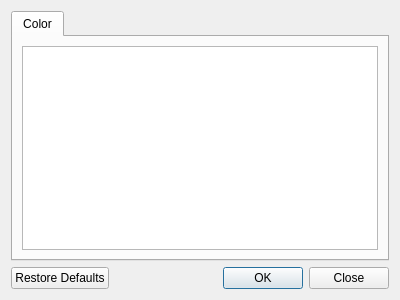
<?xml version="1.0" encoding="UTF-8"?>
<ui version="4.0">
 <class>settings_dialog</class>
 <widget class="QDialog" name="settings_dialog">
  <property name="geometry">
   <rect>
    <x>0</x>
    <y>0</y>
    <width>400</width>
    <height>300</height>
   </rect>
  </property>
  <property name="windowTitle">
   <string>Settings</string>
  </property>
  <layout class="QVBoxLayout" name="verticalLayout">
   <item>
    <widget class="QTabWidget" name="dialog_tabs">
     <property name="tabPosition">
      <enum>QTabWidget::North</enum>
     </property>
     <property name="tabShape">
      <enum>QTabWidget::Rounded</enum>
     </property>
     <property name="currentIndex">
      <number>0</number>
     </property>
     <property name="tabsClosable">
      <bool>false</bool>
     </property>
     <property name="movable">
      <bool>false</bool>
     </property>
     <property name="tabBarAutoHide">
      <bool>false</bool>
     </property>
     <widget class="QWidget" name="color">
      <attribute name="title">
       <string>Color</string>
      </attribute>
      <layout class="QVBoxLayout" name="verticalLayout_2">
       <item>
        <widget class="QTableView" name="color_table_view">
         <property name="autoFillBackground">
          <bool>true</bool>
         </property>
         <property name="alternatingRowColors">
          <bool>true</bool>
         </property>
         <property name="selectionMode">
          <enum>QAbstractItemView::SingleSelection</enum>
         </property>
         <property name="verticalScrollMode">
          <enum>QAbstractItemView::ScrollPerPixel</enum>
         </property>
         <property name="horizontalScrollMode">
          <enum>QAbstractItemView::ScrollPerPixel</enum>
         </property>
         <attribute name="horizontalHeaderCascadingSectionResizes">
          <bool>true</bool>
         </attribute>
         <attribute name="horizontalHeaderStretchLastSection">
          <bool>true</bool>
         </attribute>
         <attribute name="verticalHeaderCascadingSectionResizes">
          <bool>false</bool>
         </attribute>
        </widget>
       </item>
      </layout>
     </widget>
    </widget>
   </item>
   <item>
    <widget class="QDialogButtonBox" name="dialog_buttons">
     <property name="orientation">
      <enum>Qt::Horizontal</enum>
     </property>
     <property name="standardButtons">
      <set>QDialogButtonBox::Close|QDialogButtonBox::Ok|QDialogButtonBox::RestoreDefaults</set>
     </property>
    </widget>
   </item>
  </layout>
 </widget>
 <resources/>
 <connections>
  <connection>
   <sender>dialog_buttons</sender>
   <signal>rejected()</signal>
   <receiver>settings_dialog</receiver>
   <slot>reject()</slot>
   <hints>
    <hint type="sourcelabel">
     <x>199</x>
     <y>279</y>
    </hint>
    <hint type="destinationlabel">
     <x>199</x>
     <y>149</y>
    </hint>
   </hints>
  </connection>
  <connection>
   <sender>dialog_buttons</sender>
   <signal>accepted()</signal>
   <receiver>settings_dialog</receiver>
   <slot>accept()</slot>
   <hints>
    <hint type="sourcelabel">
     <x>199</x>
     <y>279</y>
    </hint>
    <hint type="destinationlabel">
     <x>199</x>
     <y>149</y>
    </hint>
   </hints>
  </connection>
  <connection>
   <sender>color_table_view</sender>
   <signal>doubleClicked(QModelIndex)</signal>
   <receiver>settings_dialog</receiver>
   <slot>change_color(QModelIndex)</slot>
   <hints>
    <hint type="sourcelabel">
     <x>199</x>
     <y>147</y>
    </hint>
    <hint type="destinationlabel">
     <x>199</x>
     <y>149</y>
    </hint>
   </hints>
  </connection>
  <connection>
   <sender>dialog_buttons</sender>
   <signal>clicked(QAbstractButton*)</signal>
   <receiver>settings_dialog</receiver>
   <slot>button_clicked(QAbstractButton*)</slot>
   <hints>
    <hint type="sourcelabel">
     <x>199</x>
     <y>279</y>
    </hint>
    <hint type="destinationlabel">
     <x>199</x>
     <y>149</y>
    </hint>
   </hints>
  </connection>
 </connections>
 <slots>
  <slot>change_color(QModelIndex)</slot>
  <slot>button_clicked(QAbstractButton*)</slot>
 </slots>
</ui>
